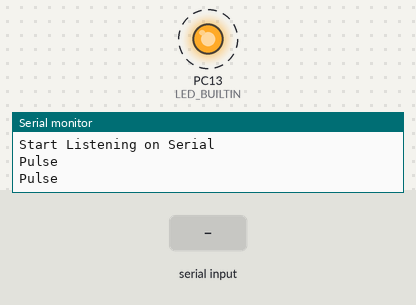
Bench run of a program on a simulated STM32 Blue Pill. On the bench: output pins drawn as LEDs (lit = HIGH), the last lines printed to the serial monitor. Dashed ring = blinking. The inputs (shaded band) are chosen by the test bench.

Above: at 4.8 s.
4.9 s: "1" received over Serial
At 5.6 s:
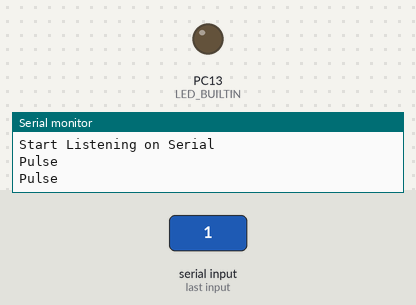
At 7.8 s:
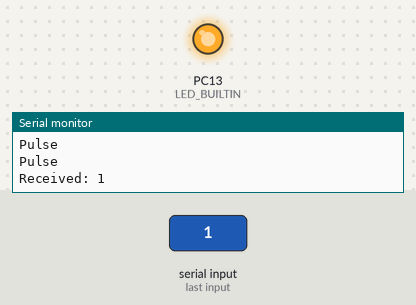
Timing chart, 0 to 14.5 s (numbered marks = the images above; inputs shaded):
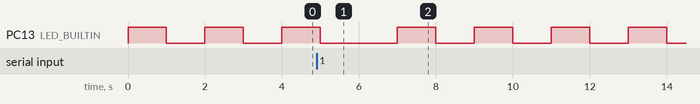

The program:

main.cpp
```cpp
#include <Arduino.h>

void setup() {
    pinMode(LED_BUILTIN, OUTPUT);
    Serial.begin(9600);
    Serial.println("Start Listening on Serial");
}

void loop() {
    while (Serial.available()) {
        String data = Serial.readString();
        Serial.print("Received: ");
        Serial.println(data);
    }
    digitalWrite(LED_BUILTIN, HIGH);
    delay(1000);
    digitalWrite(LED_BUILTIN, LOW);
    delay(1000);
    Serial.println("Pulse");
}
```

Measured:
- by itself, PC13 (LED_BUILTIN): repeats every 2.0 s: HIGH 1.0 s, LOW 1.0 s
